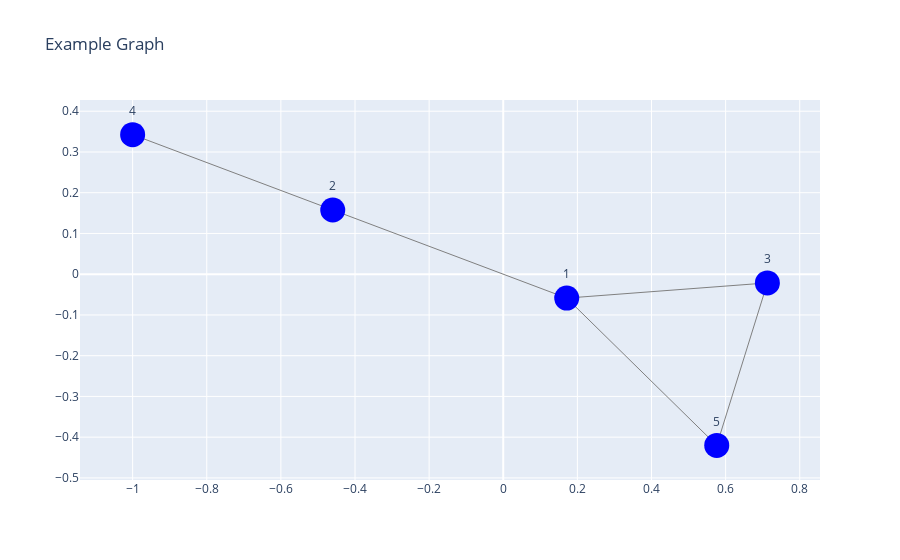

Source (notebook cell):
### Code cell
# Draw a more beautiful, interactive graph

def setup_plotly_graph(G : nx.Graph):
    pos = nx.spring_layout(G)
    edge_x, edge_y = [], []
    for edge in G.edges():
        x0, y0 = pos[edge[0]]
        x1, y1 = pos[edge[1]]
        edge_x += [x0, x1, None]
        edge_y += [y0, y1, None]

    node_x, node_y = zip(*pos.values())

    return edge_x, edge_y, node_x, node_y

def draw_plotly(G : nx.Graph):
    edge_x, edge_y, node_x, node_y = setup_plotly_graph(G)

    edge_trace = go.Scatter(x=edge_x, y=edge_y,
                            line=dict(width=1, color='gray'),
                            hoverinfo='none',
                            mode='lines')
    node_trace = go.Scatter(x=node_x, y=node_y,
                            mode='markers+text',
                            marker=dict(size=25, color='blue'),
                            text=list(G.nodes),
                            textposition="top center")

    fig = go.Figure(data=[edge_trace, node_trace],
                    layout=go.Layout(title="Example Graph",
                                    showlegend=False,
                                    hovermode='closest'))
    
    return fig

fig = draw_plotly(G)
fig.show()

### Figure 1 — Plotly figure (JSON) as saved in the notebook; plotly's stock layout.template omitted (floating-point values rounded to 4 significant figures)
{"data": [{"hoverinfo": "none", "line": {"color": "gray", "width": 1}, "mode": "lines", "type": "scatter", "x": [0.1713, -0.46, null, 0.1713, 0.7127, null, 0.1713, 0.576, null, -0.46, -1, null, 0.7127, 0.576, null], "y": [-0.05867, 0.1576, null, -0.05867, -0.02137, null, -0.05867, -0.4201, null, 0.1576, 0.3426, null, -0.02137, -0.4201, null]}, {"marker": {"color": "blue", "size": 25}, "mode": "markers+text", "text": ["1", "2", "3", "4", "5"], "textposition": "top center", "type": "scatter", "x": [0.1713, -0.46, 0.7127, -1, 0.576], "y": [-0.05867, 0.1576, -0.02137, 0.3426, -0.4201]}], "layout": {"hovermode": "closest", "showlegend": false, "title": {"text": "Example Graph"}}}
